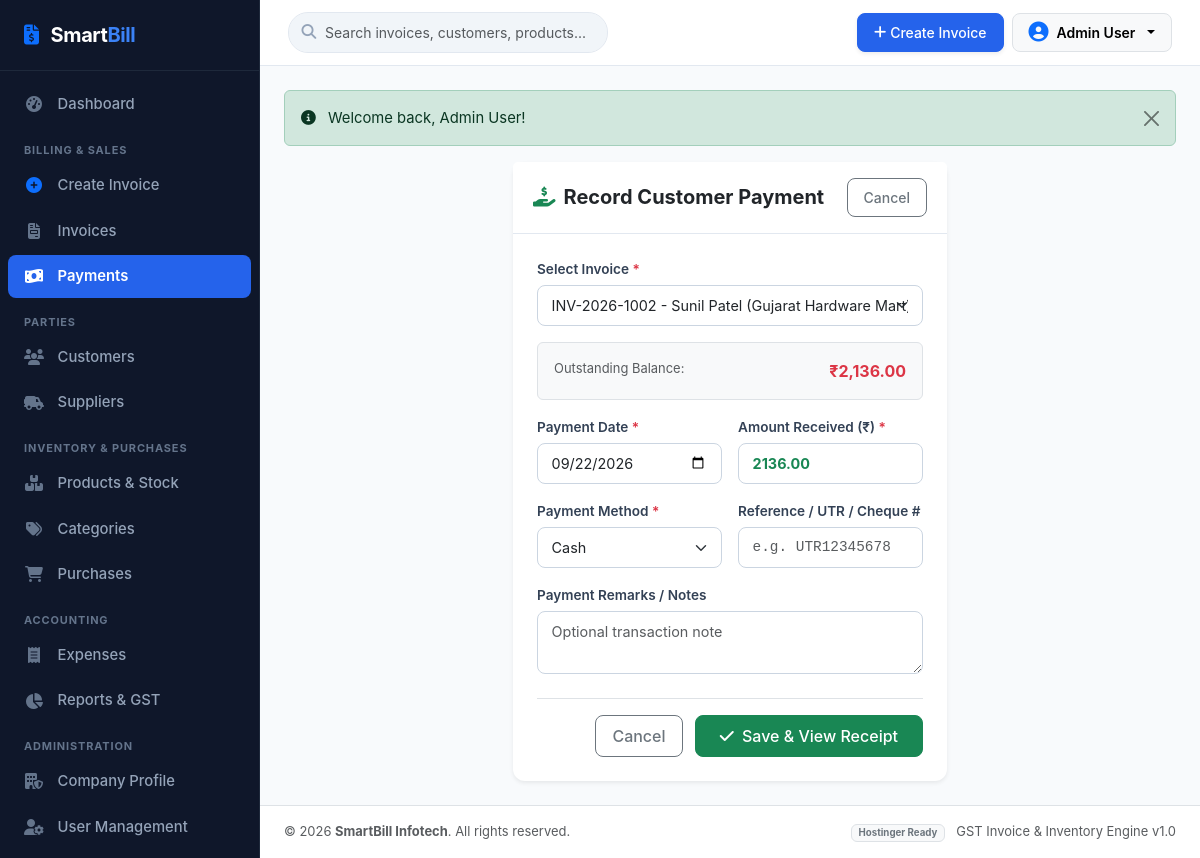
The app's page /payments/create.php?invoice_id=2 (signed in) with its own data.
### tables this page shows
CREATE TABLE IF NOT EXISTS `invoices` (
  `id` INT AUTO_INCREMENT PRIMARY KEY,
  `invoice_number` VARCHAR(50) NOT NULL UNIQUE,
  `invoice_date` DATE NOT NULL,
  `customer_id` INT NOT NULL,
  `customer_name` VARCHAR(150) NOT NULL,
  `customer_gstin` VARCHAR(30) DEFAULT NULL,
  `customer_address` TEXT DEFAULT NULL,
  `place_of_supply` VARCHAR(100) DEFAULT NULL,
  `subtotal` DECIMAL(12,2) DEFAULT 0.00,
  `discount` DECIMAL(12,2) DEFAULT 0.00,
  `taxable_amount` DECIMAL(12,2) DEFAULT 0.00,
  `cgst` DECIMAL(12,2) DEFAULT 0.00,
  `sgst` DECIMAL(12,2) DEFAULT 0.00,
  `igst` DECIMAL(12,2) DEFAULT 0.00,
  `grand_total` DECIMAL(12,2) DEFAULT 0.00,
  `paid_amount` DECIMAL(12,2) DEFAULT 0.00,
  `outstanding_amount` DECIMAL(12,2) DEFAULT 0.00,
  `status` ENUM('Paid', 'Partially Paid', 'Unpaid') DEFAULT 'Unpaid',
  `notes` TEXT DEFAULT NULL,
  `created_at` TIMESTAMP DEFAULT CURRENT_TIMESTAMP,
  INDEX `idx_customer` (`customer_id`),
  INDEX `idx_invoice_date` (`invoice_date`),
  INDEX `idx_status` (`status`)
);

CREATE TABLE IF NOT EXISTS `company_settings` (
  `id` INT PRIMARY KEY DEFAULT 1,
  `company_name` VARCHAR(200) NOT NULL DEFAULT 'SmartBill Enterprises',
  `legal_name` VARCHAR(200) DEFAULT 'SmartBill Solutions Private Limited',
  `address` TEXT DEFAULT 'Plot No. 42, Tech City Road, Cyber Square',
  `city` VARCHAR(100) DEFAULT 'Mumbai',
  `state` VARCHAR(100) DEFAULT 'Maharashtra',
  `pin_code` VARCHAR(20) DEFAULT '400001',
  `mobile` VARCHAR(20) DEFAULT '+91 98765 43210',
  `email` VARCHAR(150) DEFAULT 'contact@smartbill.com',
  `gstin` VARCHAR(30) DEFAULT '27AABCS1429B1Z5',
  `pan` VARCHAR(30) DEFAULT 'AABCS1429B',
  `state_code` VARCHAR(10) DEFAULT '27',
  `logo` VARCHAR(255) DEFAULT NULL,
  `invoice_prefix` VARCHAR(20) DEFAULT 'INV-2026',
  `starting_invoice_number` INT DEFAULT 1001,
  `bank_name` VARCHAR(150) DEFAULT 'HDFC Bank Ltd',
  `account_number` VARCHAR(50) DEFAULT '50200012345678',
  `ifsc` VARCHAR(30) DEFAULT 'HDFC0001234',
  `upi_id` VARCHAR(100) DEFAULT 'smartbill@hdfcbank',
  `terms_conditions` TEXT DEFAULT '1. Goods once sold will not be taken back or exchanged.\n2. All disputes subject to local jurisdiction only.\n3. Interest @ 18% p.a. will be charged if payment is not made within due date.',
  `authorized_signatory` VARCHAR(150) DEFAULT 'For SmartBill Solutions Pvt Ltd',
  `updated_at` TIMESTAMP DEFAULT CURRENT_TIMESTAMP ON UPDATE CURRENT_TIMESTAMP
);

### payments/create.php (the view, shortened to what this page needs)
<?php
require_once __DIR__ . '/../includes/auth_check.php';
$invoice_id = (int)($_GET['invoice_id'] ?? 0);
$selected_invoice = null;
if ($invoice_id > 0) {
    $stmt = $pdo->prepare("SELECT * FROM invoices WHERE id = ?");
    $stmt->execute([$invoice_id]);
    $selected_invoice = $stmt->fetch();
}
$invoices_with_due = $pdo->query("
    SELECT id, invoice_number, customer_name, grand_total, outstanding_amount
    FROM invoices
    WHERE outstanding_amount > 0
    ORDER BY id DESC
")->fetchAll();
include __DIR__ . '/../includes/header.php';
?>
<div class="row justify-content-center">
    <div class="col-lg-6">
        <div class="card border-0 shadow-sm">
            <div class="card-header bg-white py-3 d-flex justify-content-between align-items-center">
                <div class="d-flex align-items-center gap-2">
                    <i class="fa-solid fa-hand-holding-dollar text-success fs-5"></i>
                    <h5 class="mb-0 fw-bold">Record Customer Payment</h5>
                </div>
                <a href="../invoices/index.php" class="btn btn-outline-secondary btn-sm">Cancel</a>
            </div>
            <div class="card-body p-4">
                <form action="create.php" method="POST">
                    <div class="mb-3">
                        <label class="form-label">Select Invoice <span class="text-danger">*</span></label>
                        <select name="invoice_id" id="invoiceSelect" class="form-select" required>
                            <?php foreach ($invoices_with_due as $inv): ?>
                                <option value="<?= $inv['id'] ?>"
                                    data-balance="<?= (float)$inv['outstanding_amount'] ?>"
                                    data-customer="<?= htmlspecialchars($inv['customer_name']) ?>"
                                    <?= ($invoice_id === (int)$inv['id']) ? 'selected' : '' ?>>
                                    <?= htmlspecialchars($inv['invoice_number']) ?> - <?= htmlspecialchars($inv['customer_name']) ?> (Due: <?= formatCurrency($inv['outstanding_amount']) ?>)
                                </option>
                            <?php endforeach; ?>
                        </select>
                    </div>
                    <div class="p-3 bg-light rounded border mb-3">
                        <div class="d-flex justify-content-between small text-muted">
                            <span>Outstanding Balance:</span>
                            <span class="fs-6 fw-bold text-danger" id="dueDisplay">
                                <?= $selected_invoice ? formatCurrency($selected_invoice['outstanding_amount']) : '₹0.00' ?>
                            </span>
                        </div>
                    </div>
                    <div class="row g-3 mb-3">
                        <div class="col-md-6">
                            <label class="form-label">Payment Date <span class="text-danger">*</span></label>
                            <input type="date" name="payment_date" class="form-control" value="<?= date('Y-m-d') ?>" required>
                        </div>
                        <div class="col-md-6">
                            <label class="form-label">Amount Received (₹) <span class="text-danger">*</span></label>
                            <input type="number" step="0.01" min="0.01" name="amount" id="payAmount" class="form-control fw-bold text-success" value="<?= $selected_invoice ? htmlspecialchars($selected_invoice['outstanding_amount']) : '' ?>" required placeholder="0.00">
                        </div>
                    </div>
                    <div class="row g-3 mb-3">
                        <div class="col-md-6">
                            <label class="form-label">Payment Method <span class="text-danger">*</span></label>
                            <select name="payment_method" class="form-select" required>
                                <option value="Cash">Cash</option>
                            </select>
                        </div>
                        <div class="col-md-6">
                            <label class="form-label">Reference / UTR / Cheque #</label>
                            <input type="text" name="reference_number" class="form-control font-monospace" placeholder="e.g. UTR12345678">
                        </div>
                    </div>
                    <div class="mb-4">
                        <label class="form-label">Payment Remarks / Notes</label>
                        <textarea name="notes" class="form-control" rows="2" placeholder="Optional transaction note"></textarea>
                    </div>
                    <div class="text-end pt-3 border-top">
                        <a href="index.php" class="btn btn-outline-secondary me-2">Cancel</a>
                        <button type="submit" class="btn btn-success px-4">
                            <i class="fa-solid fa-check me-1"></i> Save & View Receipt
                        </button>
                    </div>
                </form>
            </div>
        </div>
    </div>
</div>
<?php include __DIR__ . '/../includes/footer.php'; ?>

### includes/footer.php (shortened to what this page needs)
        </main>
        <footer class="bg-white border-top py-3 px-4 text-center text-md-between d-flex flex-column flex-md-row align-items-center justify-content-between text-muted small mt-auto">
            <div>
                &copy; <?= date('Y') ?> <strong><?= htmlspecialchars($company_info['company_name'] ?? 'SmartBill') ?></strong>. All rights reserved.
            </div>
            <div class="mt-1 mt-md-0">
                <span class="badge bg-light text-secondary border">Hostinger Ready</span>
                <span class="ms-2">GST Invoice & Inventory Engine v1.0</span>
            </div>
        </footer>
    </div>
</div>
</body>
</html>

### assets/css/style.css (style rules this page uses)
:root { --sb-primary: #2563eb; --sb-primary-hover: #1d4ed8; --sb-primary-light: #eff6ff; --sb-secondary: #475569; --sb-success: #059669; --sb-success-light: #ecfdf5; --sb-warning: #d97706; --sb-warning-light: #fffbeb; --sb-danger: #dc2626; --sb-danger-light: #fef2f2; --sb-info: #0891b2; --sb-dark: #0f172a; --sb-slate: #1e293b; --sb-sidebar-bg: #0f172a; --sb-sidebar-text: #94a3b8; --sb-sidebar-active: #3b82f6; --sb-border: #e2e8f0; --sb-bg: #f8fafc; --sb-card-bg: #ffffff; --sb-text: #1e293b; --sb-text-muted: #64748b; --sb-sidebar-width: 260px; }
body { font-family: -apple-system, BlinkMacSystemFont, "Segoe UI", Roboto, "Helvetica Neue", Arial, sans-serif; background-color: var(--sb-bg); color: var(--sb-text); min-height: 100vh; margin: 0; padding: 0; font-size: 0.925rem; }
.card { border: 1px solid var(--sb-border); border-radius: 0.75rem; box-shadow: 0 1px 3px 0 rgba(0, 0, 0, 0.04); }
.card-header { background-color: #ffffff; border-bottom: 1px solid var(--sb-border); font-weight: 600; padding: 1rem 1.25rem; }
.form-label { font-weight: 600; font-size: 0.85rem; color: #334155; margin-bottom: 0.35rem; }
.form-control, .form-select { border-color: #cbd5e1; border-radius: 0.5rem; font-size: 0.9rem; padding: 0.55rem 0.85rem; }
.btn { font-weight: 500; border-radius: 0.5rem; padding: 0.5rem 1rem; transition: all 0.15s ease; }

### records on screen
invoices: outstanding_amount "₹2,136.00", amount "2136.00"
company_settings: company_name "SmartBill Infotech"

### other values on screen
$_SESSION['user_name'] "Admin User"
$flash['text'] "Welcome back, Admin User!"
form field invoice_id "INV-2026-1002 - Sunil Patel (Gujarat Hardware Mart) (Due: ₹2,136.00)"
